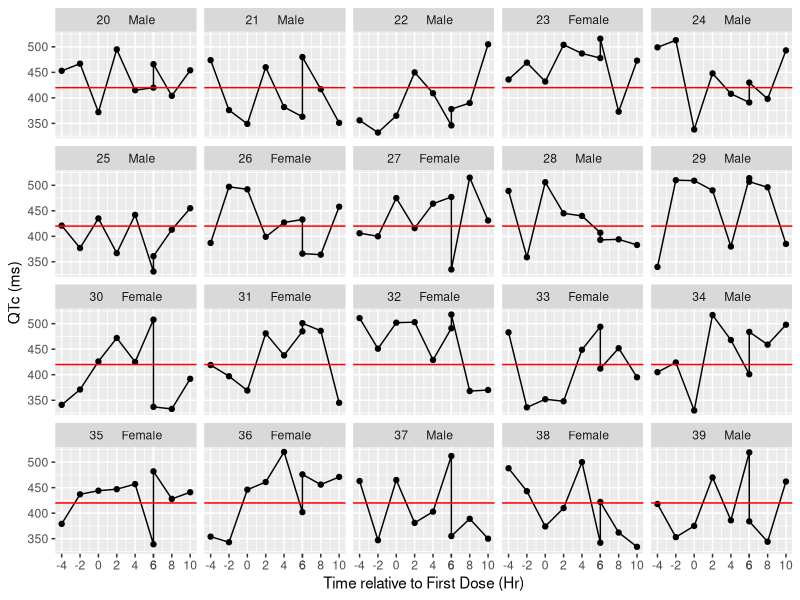

Write the R code that produced this figure.
# clear objects
rm(list = ls())     

# GGPLOT
library(ggplot2)

# close graphics windows
graphics.off()      

#set hours values
hours<- c(6, -4, -2, 0, 2, 4,6,8,10)
  
# Create ECG dataset with some random QTC values
# set subject id to be within 20-39 range
ecg= data.frame(
  subjid=  rep(20:39, each = 9),
  hours = rep(c(hours),20),
  qtc=sample(330:520, 180, replace=F))

# Create DEMO dataset with some random gender values
demo= data.frame(
  subjid=  rep(20:39),
  gender=sample(1:2, 20, replace=T))

# Add gender values to ECG dataset 
ecg<-merge(ecg, demo, by=c("subjid")) 

# concatanate gender and subject ID together into a new variable
ecg$gender_text<-ifelse (ecg$gender==1, "Male", "Female")
ecg$subjid_gender<-  paste(ecg$subjid,"    ", ecg$gender_text)

# plot data
ggplot(data=ecg, 
       aes(x=hours, 
           y=qtc)) + 
  geom_line() +
  ylab("QTc (ms)")+
  geom_point()+
  facet_wrap( ~subjid_gender)+
  geom_hline(yintercept = 420, colour="red")+  
  scale_x_continuous("Time relative to First Dose (Hr)", 
                     breaks = c(hours))
